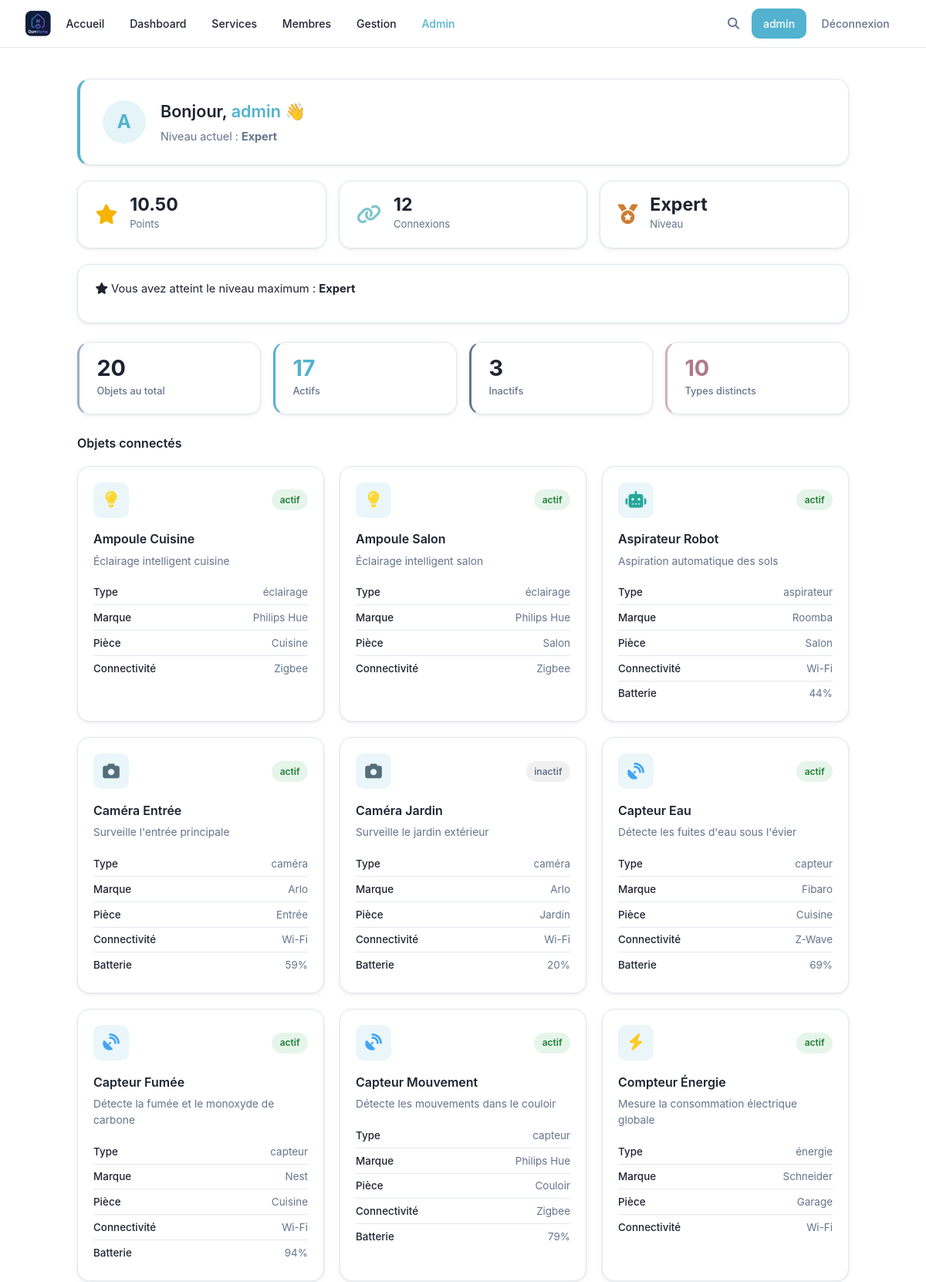
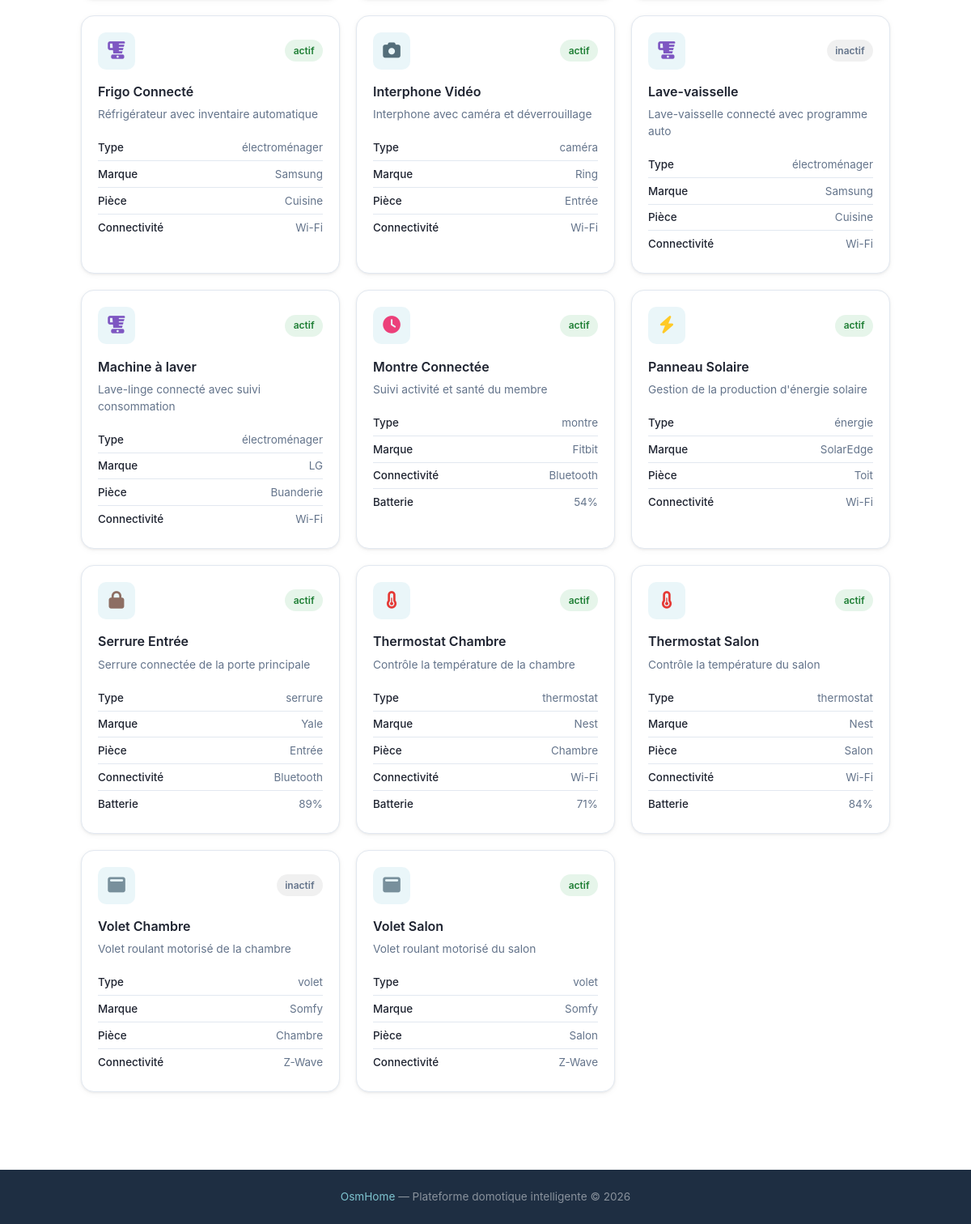
Screenshot of /dashboard (signed in) with the database file from the repository (2 pictures, top to bottom).
### tables this page shows
CREATE TABLE users (
            id INTEGER PRIMARY KEY AUTOINCREMENT,
            username TEXT UNIQUE NOT NULL,
            password TEXT NOT NULL,
            lastname TEXT,
            firstname TEXT,
            age INTEGER,
            gender TEXT,
            birthdate TEXT,
            member_type TEXT,
            photo TEXT,
            level TEXT DEFAULT 'debutant',
            points REAL DEFAULT 0,
            email TEXT,
            email_verified INTEGER DEFAULT 0,
            role TEXT DEFAULT 'simple'
        , actions INTEGER DEFAULT 0, verification_token TEXT);

CREATE TABLE devices (
            id INTEGER PRIMARY KEY AUTOINCREMENT,
            name TEXT,
            description TEXT,
            type TEXT,
            brand TEXT,
            status TEXT DEFAULT 'actif',
            connectivity TEXT,
            battery INTEGER,
            room TEXT
        , deletion_requested INTEGER DEFAULT 0, config TEXT);

### main.py (the view)
@app.route('/dashboard')
def dashboard():
    if 'username' not in flask.session:
        return flask.redirect('/login')
    user_data   = utils.getUser(flask.session['username'])
    connections = utils.getConnectionCount(flask.session['username'])
    devices     = utils.searchDevices('', '', '')
    total    = len(devices)
    active   = sum(1 for o in devices if o['status'] == 'actif')
    inactive = total - active
    nb_types = len(set(o['type'] for o in devices))
    resp = flask.make_response(flask.render_template(
        'dashboard.html',
        user=flask.session.get('username'),
        user_data=user_data,
        connections=connections,
        devices=devices,
        stats={'total': total, 'active': active, 'inactive': inactive, 'types': nb_types}
    ))
    resp.headers['Cache-Control'] = 'no-store'
    return resp

### main.py (called while the page is built)
@app.context_processor
def inject_types():
    try:
        types = utils.getTypes()
    except Exception:
        types = []
    is_admin = False
    user_level = None
    if flask.session.get('username'):
        u = utils.getUser(flask.session['username'])
        is_admin = bool(u and u['role'] == 'admin')
        user_level = u['level'] if u else None
    return {'types': types, 'is_admin': is_admin, 'user_level': user_level}

### utils.py (called while the page is built)
def openDB() -> sqlite3.Connection:
    if 'db' not in flask.g:
        flask.g.db = sqlite3.connect(BASE)
        flask.g.db.row_factory = sqlite3.Row
    return flask.g.db

def closeDB(_ = None):
    db = flask.g.pop("db", None)
    if db is not None:
        db.close()

def getUser(username: str):
    db = openDB()
    return db.execute(
        'SELECT * FROM users WHERE username = ?',
        (username,)
    ).fetchone()

def searchDevices(query='', filter_type='', filter_status='', filter_room='') -> list:
    db = openDB()
    sql = 'SELECT * FROM devices WHERE 1=1'
    params = []
    if query:
        sql += ' AND (name LIKE ? OR description LIKE ?)'
        params.extend([f'%{query}%', f'%{query}%'])
    if filter_type:
        sql += ' AND type = ?'
        params.append(filter_type)
    if filter_status:
        sql += ' AND status = ?'
        params.append(filter_status)
    if filter_room:
        sql += ' AND room = ?'
        params.append(filter_room)
    sql += ' ORDER BY name'
    return db.execute(sql, params).fetchall()

def getConnectionCount(username: str) -> int:
    db = openDB()
    user = db.execute('SELECT id FROM users WHERE username = ?', (username,)).fetchone()
    if not user:
        return 0
    row = db.execute(
        'SELECT COUNT(*) as cnt FROM connection_history WHERE user_id = ?',
        (user['id'],)
    ).fetchone()
    return row['cnt'] if row else 0

def getTypes() -> list:
    db = openDB()
    rows = db.execute('SELECT DISTINCT type FROM devices ORDER BY type').fetchall()
    return [row['type'] for row in rows]

### templates/dashboard.html (shortened to what this page needs)
{% extends 'base.html' %}
{% block extra_css %}
<link rel="stylesheet" href="{{ url_for('static', filename='css/devices.css') }}">
<link rel="stylesheet" href="{{ url_for('static', filename='css/dashboard.css') }}">
{% endblock %}
{% block content %}
{% set points = user_data['points'] or 0 %}
{% set db_level = user_data['level'] %}
{% if db_level == 'expert' %}
    {% set level_label = 'Expert' %}
    {% set next_label = None %}
    {% set next_pts = None %}
    {% set progress = 100 %}
{% elif db_level == 'avance' %}
    {% set level_label = 'Avancé' %}
    {% set next_label = 'Expert' %}
    {% set next_pts = 5 %}
    {% set progress = ((points - 3) / 2 * 100) | int %}
{% elif db_level == 'intermediaire' %}
    {% set level_label = 'Intermédiaire' %}
    {% set next_label = 'Avancé' %}
    {% set next_pts = 3 %}
    {% set progress = ((points - 1) / 2 * 100) | int %}
{% else %}
    {% set level_label = 'Débutant' %}
    {% set next_label = 'Intermédiaire' %}
    {% set next_pts = 1 %}
    {% set progress = (points / 1 * 100) | int %}
{% endif %}
<div class="dash-hero">
<div class="dashboard-page">
    <div class="dash-welcome">
        <div class="dash-avatar">{{ user_data['username'][0] | upper }}</div>
        <div class="dash-welcome-text">
            <h1>Bonjour, <span class="text-accent">{{ user_data['username'] }}</span> 👋</h1>
            <p>Niveau actuel : <strong>{{ level_label }}</strong></p>
        </div>
    </div>
    <div class="dash-stats">
        <div class="dash-stat-card">
            <div class="dash-stat-icon"><i class="fa-solid fa-star"></i></div>
            <div>
                <div class="dash-stat-value points-live">{{ "%.2f"|format(points) }}</div>
                <div class="dash-stat-label">Points</div>
            </div>
        </div>
        <div class="dash-stat-card">
            <div class="dash-stat-icon"><i class="fa-solid fa-link"></i></div>
            <div>
                <div class="dash-stat-value">{{ connections }}</div>
                <div class="dash-stat-label">Connexions</div>
            </div>
        </div>
        <div class="dash-stat-card">
            <div class="dash-stat-icon"><i class="fa-solid fa-medal"></i></div>
            <div>
                <div class="dash-stat-value level-live">{{ level_label }}</div>
                <div class="dash-stat-label">Niveau</div>
            </div>
        </div>
    </div>
    <div class="dash-progress-card" data-level="{{ db_level }}">
        {% if next_label %}
        <div class="dash-progress-header">
            <span>Progression vers <strong>{{ next_label }}</strong></span>
            <span class="dash-progress-pts"><span class="points-live">{{ "%.2f"|format(points) }}</span> / {{ next_pts }} pts</span>
        </div>
        <div class="dash-progress-bar" data-progress="{{ progress }}">
            <div class="dash-progress-fill"></div>
        </div>
        {% if points >= next_pts %}
        <button class="btn-level-up" id="btn-level-up"><i class="fa-solid fa-trophy"></i> Passer au niveau {{ next_label }}</button>
        {% else %}
        <p class="dash-progress-hint">Il vous manque <strong>{{ "%.2f"|format(next_pts - points) }} pts</strong> pour passer au niveau suivant.</p>
        {% endif %}
        {% else %}
        <div class="dash-progress-header">
            <span><i class="fa-solid fa-star"></i> Vous avez atteint le niveau maximum : <strong>Expert</strong></span>
        </div>
        {% endif %}
    </div>
</div>
</div>
<div class="dashboard-page">
    <div class="dash-widgets">
        <div class="dash-widget dash-widget--total">
            <div class="dash-widget-value">{{ stats.total }}</div>
            <div class="dash-widget-label">Objets au total</div>
        </div>
        <div class="dash-widget dash-widget--active">
            <div class="dash-widget-value">{{ stats.active }}</div>
            <div class="dash-widget-label">Actifs</div>
        </div>
        <div class="dash-widget dash-widget--inactive">
            <div class="dash-widget-value">{{ stats.inactive }}</div>
            <div class="dash-widget-label">Inactifs</div>
        </div>
        <div class="dash-widget dash-widget--types">
            <div class="dash-widget-value">{{ stats.types }}</div>
            <div class="dash-widget-label">Types distincts</div>
        </div>
    </div>
    <div class="dash-devices-header">
        <h2 class="dash-section-title">Objets connectés</h2>
    </div>
    <div class="devices-grid">
        {% for device in devices %}
        <a href="/device/{{ device['id'] }}" class="device-card device-card--link">
            <div class="device-top">
                <div class="device-icon" aria-label="{{ device['type'] }}">
                    {% if device['type'] == 'thermostat' %}<i class="fa-solid fa-temperature-half"></i>
                    {% elif device['type'] == 'caméra' %}<i class="fa-solid fa-camera"></i>
                    {% elif device['type'] == 'éclairage' %}<i class="fa-solid fa-lightbulb"></i>
                    {% elif device['type'] == 'serrure' %}<i class="fa-solid fa-lock"></i>
                    {% elif device['type'] == 'capteur' %}<i class="fa-solid fa-satellite-dish"></i>
                    {% elif device['type'] == 'aspirateur' %}<i class="fa-solid fa-robot"></i>
                    {% elif device['type'] == 'électroménager' %}<i class="fa-solid fa-blender"></i>
                    {% elif device['type'] == 'volet' %}<i class="fa-solid fa-window-maximize"></i>
                    {% elif device['type'] == 'montre' %}<i class="fa-solid fa-clock"></i>
                    {% elif device['type'] == 'énergie' %}<i class="fa-solid fa-bolt"></i>
                    {% else %}<i class="fa-solid fa-box"></i>{% endif %}
                </div>
                <span class="device-status {{ 'status-active' if device['status'] == 'actif' else 'status-inactive' }}">
                    {{ device['status'] }}
                </span>
            </div>
            <h3 class="device-name">{{ device['name'] }}</h3>
            <p class="device-description">{{ device['description'] }}</p>
            <ul class="device-infos">
                <li><strong>Type</strong> {{ device['type'] }}</li>
                <li><strong>Marque</strong> {{ device['brand'] }}</li>
                {% if device['room'] %}
                <li><strong>Pièce</strong> {{ device['room'] }}</li>
                {% endif %}
                <li><strong>Connectivité</strong> {{ device['connectivity'] }}</li>
                {% if device['battery'] %}
                <li><strong>Batterie</strong> {{ device['battery'] }}%</li>
                {% endif %}
            </ul>
        </a>
        {% endfor %}
    </div>
</div>
{% endblock %}

### static/css/style.css (style rules this page uses)
:root { --bg: #ffffff; --surface: #ffffff; --dark: #1e2330; --dark-2: #1c2131; --primary: #52B2CF; --primary-hover: #3d9ebc; --primary-light: rgba(82, 178, 207, 0.12); --accent-2: #7EC4CF; --accent-pink: #D4AFB9; --accent-lavender: #D1CFE2; --accent-powder: #9CADCE; --muted: #64748b; --white: #ffffff; --border: #e2e8f0; --shadow: 0 1px 3px rgba(0,0,0,.07), 0 2px 8px rgba(0,0,0,.04); --shadow-md: 0 4px 14px rgba(0,0,0,.09), 0 2px 6px rgba(0,0,0,.05); --radius: 10px; --radius-sm: 5px; --radius-lg: 16px; --danger: #ea4335; }
* { margin: 0; padding: 0; box-sizing: border-box; }
html { min-height: 100%; scroll-behavior: smooth; }
body { min-height: 100vh; display: flex; flex-direction: column; font-family: 'Google Sans', 'Inter', system-ui, -apple-system, BlinkMacSystemFont, 'Segoe UI', Roboto, sans-serif; background: var(--bg); color: var(--dark); line-height: 1.65; }
a { color: inherit; text-decoration: none; }
h1, h2, h3, h4, h5 { color: var(--dark); margin-bottom: 0.5rem; font-weight: 600; }
p { color: var(--muted); margin-bottom: 1rem; }
.text-accent { color: var(--primary) !important; }
.status-active { background: rgba(52,168,83,0.12); color: #1e7e34; }
.status-inactive { background: rgba(0,0,0,0.06); color: var(--muted); }

### static/css/devices.css (style rules this page uses)
.devices-grid { display: grid; grid-template-columns: repeat(3, 1fr); gap: 1.25rem; }
.device-card { background: var(--surface); border: 1px solid var(--border); border-radius: var(--radius-lg); box-shadow: var(--shadow); padding: 1.25rem; transition: box-shadow 0.2s, border-color 0.2s; }
.device-card--link { display: block; text-decoration: none; color: inherit; }
.device-top { display: flex; justify-content: space-between; align-items: center; margin-bottom: 0.9rem; }
.device-icon { width: 46px; height: 46px; border-radius: 10px; background: var(--primary-light); display: flex; align-items: center; justify-content: center; font-size: 1.35rem; }
.device-status { padding: 0.22rem 0.65rem; border-radius: 999px; font-size: 0.75rem; font-weight: 600; }
.device-name { font-size: 1rem; font-weight: 600; color: var(--dark); margin-bottom: 0.32rem; }
.device-description { font-size: 0.86rem; color: var(--muted); margin-bottom: 0.9rem; line-height: 1.5; }
.device-infos { list-style: none; padding: 0; margin: 0; }
.device-infos li { display: flex; justify-content: space-between; padding: 0.3rem 0; font-size: 0.84rem; color: var(--muted); border-bottom: 1px solid var(--border); }
.device-infos li:last-child { border-bottom: none; }
.device-infos strong { color: var(--dark); font-weight: 500; }
.device-icon .fa-temperature-half { color: #e53935; }
.device-icon .fa-camera { color: #546e7a; }
.device-icon .fa-lightbulb { color: #fdd835; }
.device-icon .fa-lock { color: #8d6e63; }
.device-icon .fa-satellite-dish { color: #42a5f5; }
.device-icon .fa-robot { color: #26a69a; }
.device-icon .fa-blender { color: #7e57c2; }
.device-icon .fa-window-maximize { color: #78909c; }
.device-icon .fa-clock { color: #ec407a; }
.device-icon .fa-bolt { color: #ffca28; }

### rows the page displays
users: username "A", username "admin", level "Expert", points "10.50"
devices: status "actif", name "Ampoule Cuisine", description "Éclairage intelligent cuisine", type "éclairage", brand "Philips Hue", room "Cuisine", connectivity "Zigbee"
devices: status "actif", name "Ampoule Salon", description "Éclairage intelligent salon", type "éclairage", brand "Philips Hue", room "Salon", connectivity "Zigbee"
devices: status "actif", name "Aspirateur Robot", description "Aspiration automatique des sols", type "aspirateur", brand "Roomba", room "Salon", connectivity "Wi-Fi", battery "44"
devices: status "actif", name "Caméra Entrée", description "Surveille l'entrée principale", type "caméra", brand "Arlo", room "Entrée", connectivity "Wi-Fi", battery "59"
devices: status "inactif", name "Caméra Jardin", description "Surveille le jardin extérieur", type "caméra", brand "Arlo", room "Jardin", connectivity "Wi-Fi", battery "20"
devices: status "actif", name "Capteur Eau", description "Détecte les fuites d'eau sous l'évier", type "capteur", brand "Fibaro", room "Cuisine", connectivity "Z-Wave", battery "69"
devices: status "actif", name "Capteur Fumée", description "Détecte la fumée et le monoxyde de carbone", type "capteur", brand "Nest", room "Cuisine", connectivity "Wi-Fi", battery "94"
devices: status "actif", name "Capteur Mouvement", description "Détecte les mouvements dans le couloir", type "capteur", brand "Philips Hue", room "Couloir", connectivity "Zigbee", battery "79"
devices: status "actif", name "Compteur Énergie", description "Mesure la consommation électrique globale", type "énergie", brand "Schneider", room "Garage", connectivity "Wi-Fi"
devices: status "actif", name "Frigo Connecté", description "Réfrigérateur avec inventaire automatique", type "électroménager", brand "Samsung", room "Cuisine", connectivity "Wi-Fi"
devices: status "actif", name "Interphone Vidéo", description "Interphone avec caméra et déverrouillage", type "caméra", brand "Ring", room "Entrée", connectivity "Wi-Fi"
devices: status "inactif", name "Lave-vaisselle", description "Lave-vaisselle connecté avec programme auto", type "électroménager", brand "Samsung", room "Cuisine", connectivity "Wi-Fi"
devices: status "actif", name "Machine à laver", description "Lave-linge connecté avec suivi consommation", type "électroménager", brand "LG", room "Buanderie", connectivity "Wi-Fi"
devices: status "actif", name "Montre Connectée", description "Suivi activité et santé du membre", type "montre", brand "Fitbit", connectivity "Bluetooth", battery "54"
devices: status "actif", name "Panneau Solaire", description "Gestion de la production d'énergie solaire", type "énergie", brand "SolarEdge", room "Toit", connectivity "Wi-Fi"
devices: status "actif", name "Serrure Entrée", description "Serrure connectée de la porte principale", type "serrure", brand "Yale", room "Entrée", connectivity "Bluetooth", battery "89"
devices: status "actif", name "Thermostat Chambre", description "Contrôle la température de la chambre", type "thermostat", brand "Nest", room "Chambre", connectivity "Wi-Fi", battery "71"
devices: status "actif", name "Thermostat Salon", description "Contrôle la température du salon", type "thermostat", brand "Nest", room "Salon", connectivity "Wi-Fi", battery "84"
devices: status "inactif", name "Volet Chambre", description "Volet roulant motorisé de la chambre", type "volet", brand "Somfy", room "Chambre", connectivity "Z-Wave"
devices: status "actif", name "Volet Salon", description "Volet roulant motorisé du salon", type "volet", brand "Somfy", room "Salon", connectivity "Z-Wave"

### other values shown
{{ user }} "admin"
{{ connections }} "12"
{{ stats.total }} "20"
{{ stats.active }} "17"
{{ stats.inactive }} "3"
{{ stats.types }} "10"
